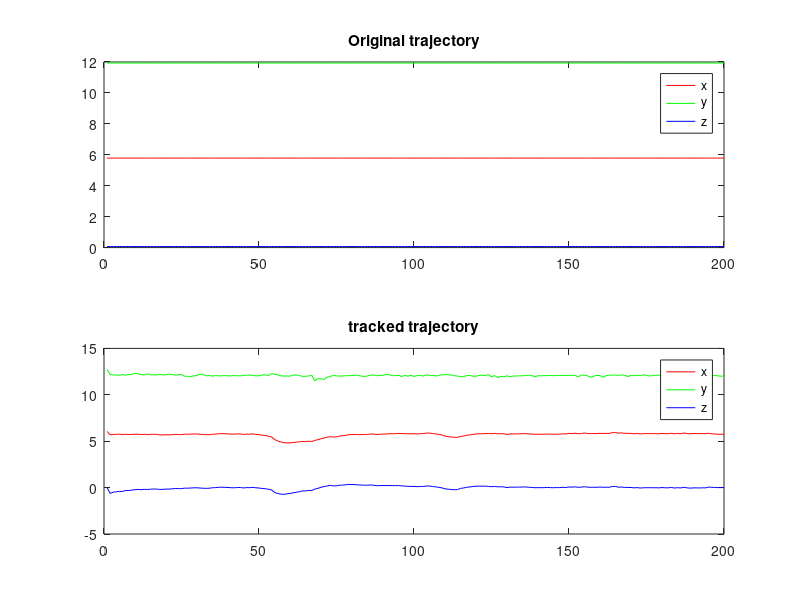
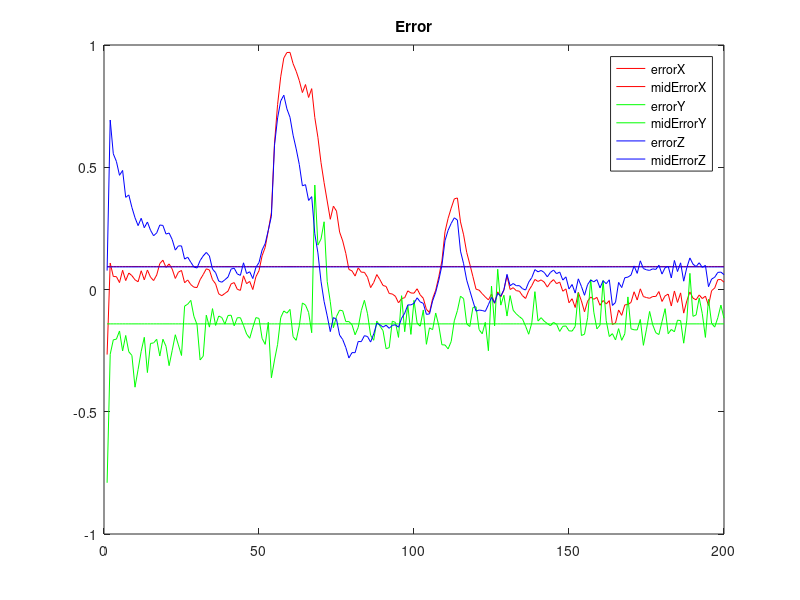
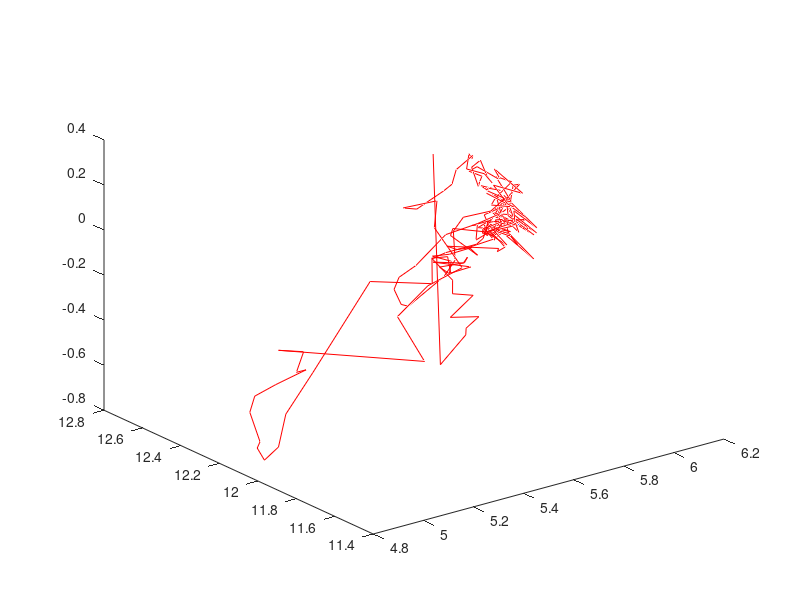
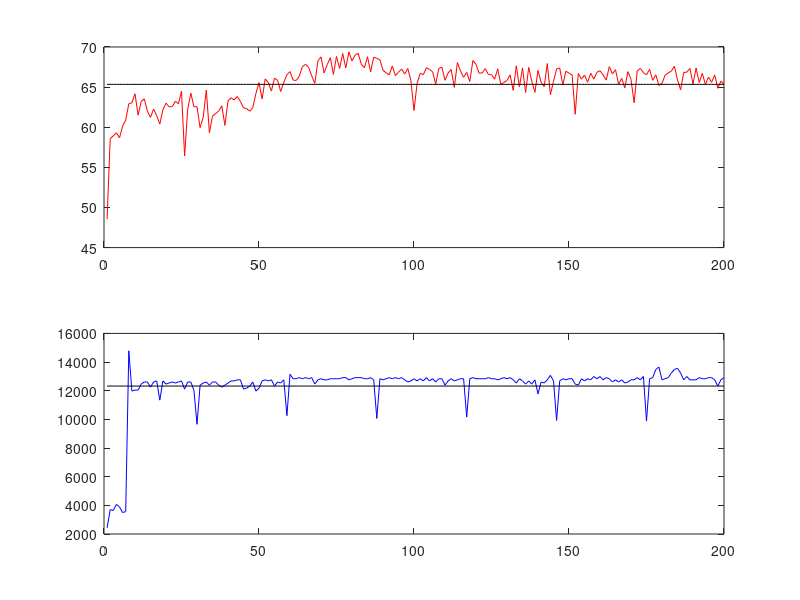

Reproduce these figures in MATLAB, in order.
clear all;close all; clc;
station_out_log = load('outputFile_GroundTracking.txt');
real_log = load('ViconData2.txt');

[nO, mO] = size(real_log);
[nS, mS] = size(station_out_log);

nS = 200;
nO=nS;

figure(1);
subplot(2,1,1);
plot(       1:nO, real_log(1:nO,2),'r',...
            1:nO, real_log(1:nO,3),'g',...
            1:nO, real_log(1:nO,4),'b');
title('Original trajectory');
legend('x','y','z');
subplot(2,1,2);
plot(       1:nS, station_out_log(1:nS,2),'r',...
            1:nS, station_out_log(1:nS,3),'g',...
            1:nS, station_out_log(1:nS,4),'b');
title('tracked trajectory');
legend('x','y','z');

figure(2);
errorX = real_log(1:nO, 2) - station_out_log(1:nS, 2);
errorY = real_log(1:nO, 3) - station_out_log(1:nS, 3);
errorZ = real_log(1:nO, 4) - station_out_log(1:nS, 4);

midErrorX(1:nS) = sum(real_log(1:nO, 2) - station_out_log(1:nS, 2))/nS;
midErrorY(1:nS) = sum(real_log(1:nO, 3) - station_out_log(1:nS, 3))/nS;
midErrorZ(1:nS) = sum(real_log(1:nO, 4) - station_out_log(1:nS, 4))/nS;

plot(       1:nS, errorX,'r',...
            1:nS, midErrorX,'r',...
            1:nS, errorY,'g',...
            1:nS, midErrorY,'g',...
            1:nS, errorZ,'b',...
            1:nS, midErrorZ,'b');
title('Error');
legend('errorX', 'midErrorX', 'errorY', 'midErrorY', 'errorZ', 'midErrorZ');

figure(3);
plot3(      real_log(1:nO,2), real_log(1:nO,3), real_log(1:nO,4), 'b',...
            station_out_log(1:nS,2), station_out_log(1:nS,3), station_out_log(1:nS,4), 'r');

figure(4);
midFPS1 = sum(station_out_log(1:nS,7))/nS;
midFPS2 = sum(station_out_log(1:nS,8))/nS;

midFPS1(1:nS) = midFPS1;
midFPS2(1:nS) = midFPS2;

subplot(2,1,1);
plot(1:nS, station_out_log(1:nS,7), 'r', 1:nS, midFPS1, 'k');
subplot(2,1,2);
plot(1:nS, station_out_log(1:nS,8), 'b', 1:nS, midFPS2, 'k');

